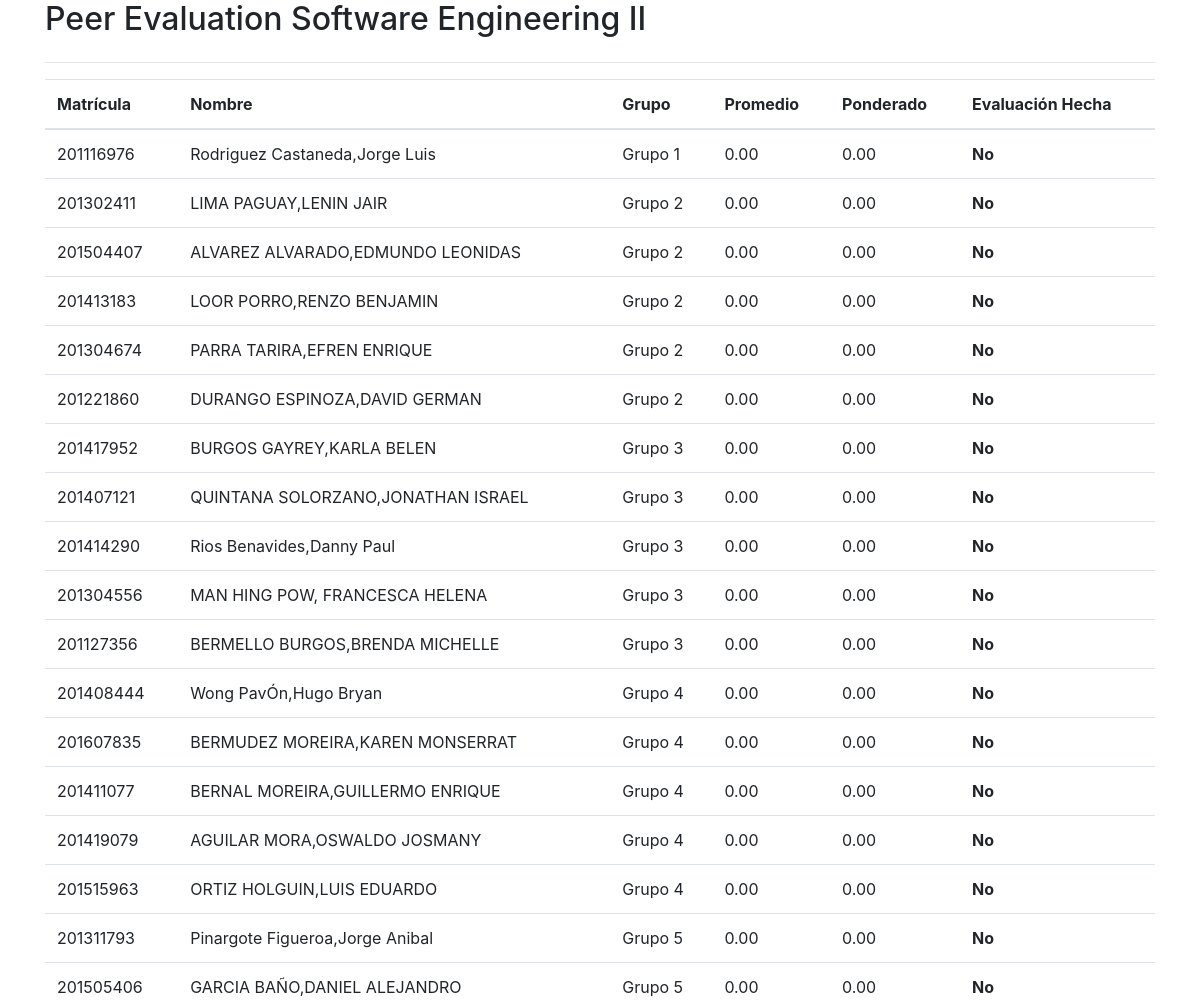
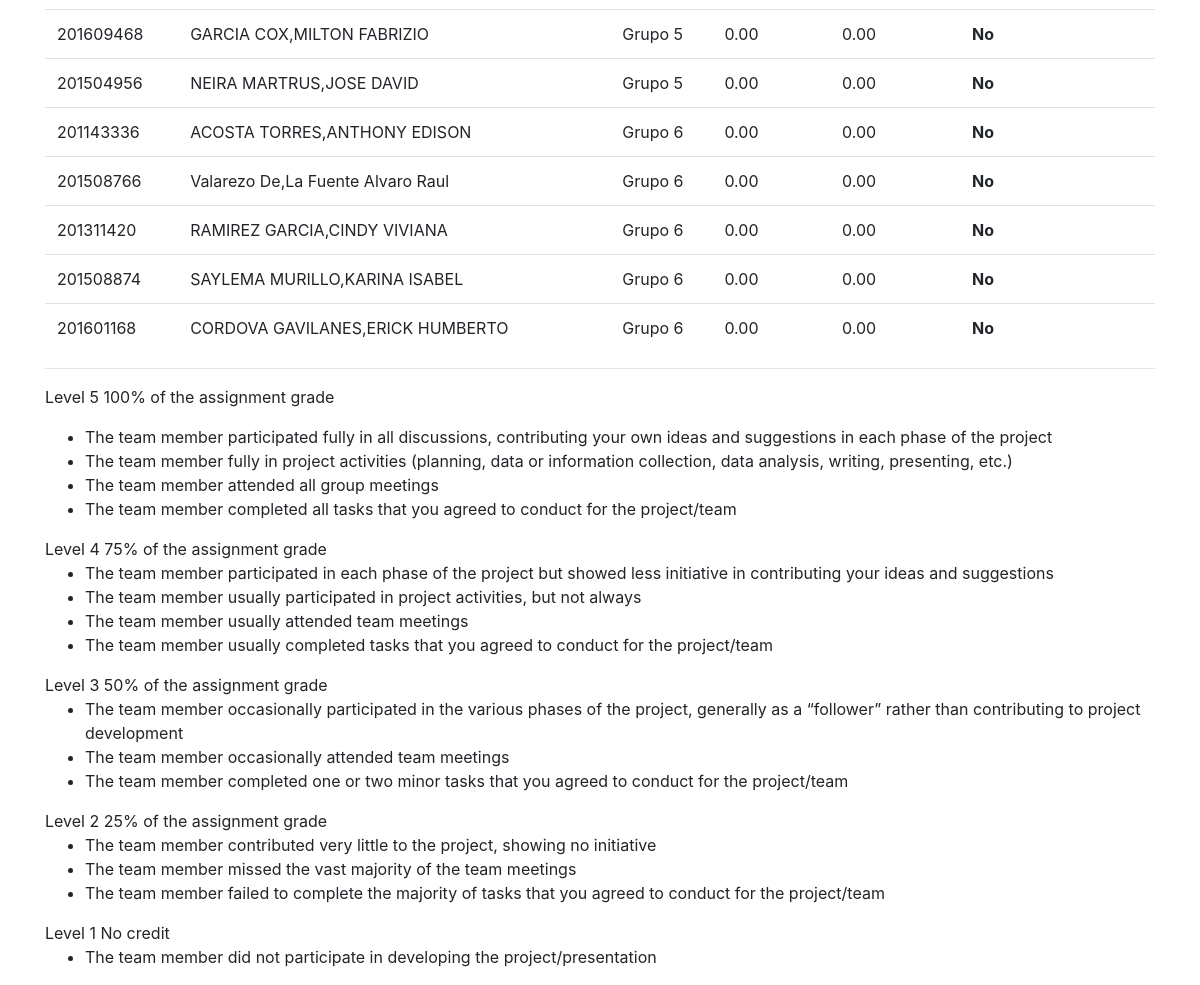
The page /ver-calificaciones-par-1/ on the database its author committed (2 pictures, top to bottom).
### evaluation/models.py (models this page shows, shortened)
class Student(models.Model):
    nombre=models.CharField(max_length=200)
    matricula=models.PositiveIntegerField()
    group=models.ForeignKey(Group,on_delete=models.SET_NULL,null=True)
    paralelo=models.IntegerField(default=2)
    done=models.BooleanField(default=False)

class Group(models.Model):
    nombre=models.CharField(max_length=100)
    def __str__(self):
        return self.nombre

### evaluation/views.py (the view)
# urls.py: path('ver-calificaciones-par-1/', views.resumen_calificaciones_1, name='resumen_calificaciones_1'),
def resumen_calificaciones_1(request):
    estudiantes=Student.objects.filter(paralelo=1).order_by('group').values_list('id', 'matricula')
    estudiantess=[]
    calificacion=[]
    promedio=[]
    for x,y in estudiantes:
        e = Student.objects.get(pk=x)
        calificacion_average = Student.objects.filter(pk=x).aggregate(avg=Avg('evaluacion__calificacion'))["avg"]
        if not calificacion_average:
            calificacion_average=0
        estudiantess.append(e)
        calificacion.append(calificacion_average)
        promedio.append(calificacion_average/5)
    return render(request,"estudiantes_list.html",{"resultado":zip(estudiantess,calificacion,promedio)})

### evaluation/templates/estudiantes_list.html (shortened to what this page needs)
<!DOCTYPE html>
<html>
<head>
  <link rel="stylesheet" href="https://stackpath.bootstrapcdn.com/bootstrap/4.5.0/css/bootstrap.min.css"
>
</head>
<body>
  <div class="container">
    <div class="row">
      <div class="col-12">
        <h2>
          Peer Evaluation Software Engineering II
        </h2>
      </div>
    </div>
    <hr>
    <table class="table">
      <thead>
        <tr>
          <th class="c">
            Matrícula
          </th>
          <th>
            Nombre
          </th>
          <th>
            Grupo
          </th>
          <th>
            Promedio
          </th>
          <th>
            Ponderado
          </th>
          <th>
            Evaluación Hecha
          </th>
        </tr>
      </thead>
      <tbody>
        {%for r in resultado%}
        <tr>
          <td>
            {{r.0.matricula}}
          </td>
          <td>
            {{r.0.nombre}}
          </td>
          <td>
            {{r.0.group}}
          </td>
          <td>
            {{r.1|floatformat:2|default_if_none:0.0}}
          </td>
          <td>
            {{r.2|floatformat:2|default_if_none:0.0}}
          </td>
          <td>
            {%if r.0.done %}
            Si
            {%else%}
            <strong>No</strong>
            {%endif%}
          </td>
        </tr>
        {%endfor%}
      </tbody>
    </table>
    <hr>
    <div class="row">
      <div class="col-12">
        <p>
          Level 5 100% of the assignment grade
        <ul>
          <li>The team member participated fully in all discussions, contributing your own ideas and suggestions in each
            phase of the project</li>
          <li>The team member fully in project activities (planning, data or information collection, data analysis,
            writing, presenting, etc.)</li>
          <li>The team member attended all group meetings</li>
          <li>The team member completed all tasks that you agreed to conduct for the project/team</li>
        </ul>
        Level 4 75% of the assignment grade
        <ul>
          <li>The team member participated in each phase of the project but showed less initiative in contributing your
            ideas and suggestions</li>
          <li>The team member usually participated in project activities, but not always</li>
          <li>The team member usually attended team meetings</li>
          <li>The team member usually completed tasks that you agreed to conduct for the project/team</li>
        </ul>
        Level 3 50% of the assignment grade
        <ul>
          <li>The team member occasionally participated in the various phases of the project, generally as a “follower”
            rather than contributing to project development</li>
          <li>The team member occasionally attended team meetings</li>
          <li>The team member completed one or two minor tasks that you agreed to conduct for the project/team</li>
        </ul>
        Level 2 25% of the assignment grade
        <ul>
          <li>The team member contributed very little to the project, showing no initiative</li>
          <li>The team member missed the vast majority of the team meetings</li>
          <li>The team member failed to complete the majority of tasks that you agreed to conduct for the project/team
          </li>
        </ul>
        Level 1 No credit
        <ul>
          <li>The team member did not participate in developing the project/presentation</li>
        </ul>
        </p>
      </div>
    </div>
  </div>
</body>
</html>

### rows shown on the page
Student: matricula "201116976", nombre "Rodriguez Castaneda,Jorge Luis", group.nombre "Grupo 1", done "0.00", shows "No"
Student: matricula "201302411", nombre "LIMA PAGUAY,LENIN JAIR", group.nombre "Grupo 2", done "0.00", shows "No"
Student: matricula "201504407", nombre "ALVAREZ ALVARADO,EDMUNDO LEONIDAS", group.nombre "Grupo 2", done "0.00", shows "No"
Student: matricula "201413183", nombre "LOOR PORRO,RENZO BENJAMIN", group.nombre "Grupo 2", done "0.00", shows "No"
Student: matricula "201304674", nombre "PARRA TARIRA,EFREN ENRIQUE", group.nombre "Grupo 2", done "0.00", shows "No"
Student: matricula "201221860", nombre "DURANGO ESPINOZA,DAVID GERMAN", group.nombre "Grupo 2", done "0.00", shows "No"
Student: matricula "201417952", nombre "BURGOS GAYREY,KARLA BELEN", group.nombre "Grupo 3", done "0.00", shows "No"
Student: matricula "201407121", nombre "QUINTANA SOLORZANO,JONATHAN ISRAEL", group.nombre "Grupo 3", done "0.00", shows "No"
Student: matricula "201414290", nombre "Rios Benavides,Danny Paul", group.nombre "Grupo 3", done "0.00", shows "No"
Student: matricula "201304556", nombre "MAN HING POW, FRANCESCA HELENA", group.nombre "Grupo 3", done "0.00", shows "No"
Student: matricula "201127356", nombre "BERMELLO BURGOS,BRENDA MICHELLE", group.nombre "Grupo 3", done "0.00", shows "No"
Student: matricula "201408444", nombre "Wong PavÓn,Hugo Bryan", group.nombre "Grupo 4", done "0.00", shows "No"
Student: matricula "201607835", nombre "BERMUDEZ MOREIRA,KAREN MONSERRAT", group.nombre "Grupo 4", done "0.00", shows "No"
Student: matricula "201411077", nombre "BERNAL MOREIRA,GUILLERMO ENRIQUE", group.nombre "Grupo 4", done "0.00", shows "No"
Student: matricula "201419079", nombre "AGUILAR MORA,OSWALDO JOSMANY", group.nombre "Grupo 4", done "0.00", shows "No"
Student: matricula "201515963", nombre "ORTIZ HOLGUIN,LUIS EDUARDO", group.nombre "Grupo 4", done "0.00", shows "No"
Student: matricula "201311793", nombre "Pinargote Figueroa,Jorge Anibal", group.nombre "Grupo 5", done "0.00", shows "No"
Student: matricula "201505406", nombre "GARCIA BAÑO,DANIEL ALEJANDRO", group.nombre "Grupo 5", done "0.00", shows "No"
Student: matricula "201609468", nombre "GARCIA COX,MILTON FABRIZIO", group.nombre "Grupo 5", done "0.00", shows "No"
Student: matricula "201504956", nombre "NEIRA MARTRUS,JOSE DAVID", group.nombre "Grupo 5", done "0.00", shows "No"
Student: matricula "201143336", nombre "ACOSTA TORRES,ANTHONY EDISON", group.nombre "Grupo 6", done "0.00", shows "No"
Student: matricula "201508766", nombre "Valarezo De,La Fuente Alvaro Raul", group.nombre "Grupo 6", done "0.00", shows "No"
Student: matricula "201311420", nombre "RAMIREZ GARCIA,CINDY VIVIANA", group.nombre "Grupo 6", done "0.00", shows "No"
Student: matricula "201508874", nombre "SAYLEMA MURILLO,KARINA ISABEL", group.nombre "Grupo 6", done "0.00", shows "No"
Student: matricula "201601168", nombre "CORDOVA GAVILANES,ERICK HUMBERTO", group.nombre "Grupo 6", done "0.00", shows "No"
